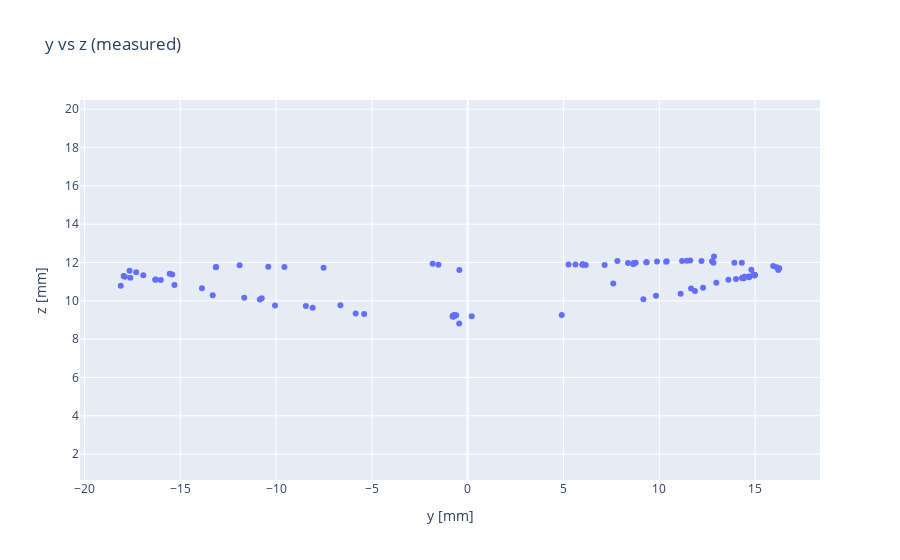

The notebook cell saved with this chart:
### Code cell
a = 1
b = 2

measured2D = go.Scatter(x=locpred[:,a], y=locpred[:,b], mode='markers')
layout = go.Layout(title='y vs z (measured)', scene=dict(xaxis_title='y [mm]', yaxis_title='z [mm]'))
fig2 = go.Figure(data=[measured2D], layout=layout)
fig2.update_yaxes(scaleanchor='x')
fig2.update_layout(
    xaxis_title="y [mm]",
    yaxis_title="z [mm]"
)
fig2.show()
